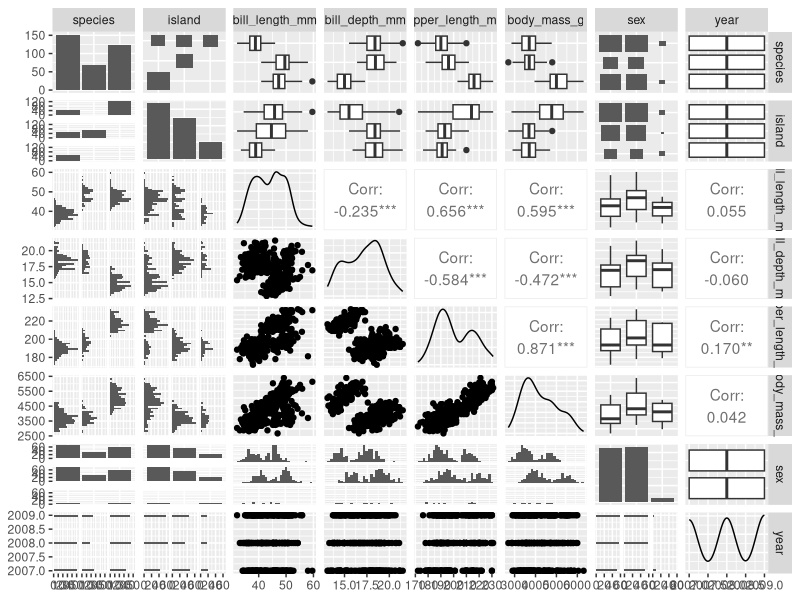
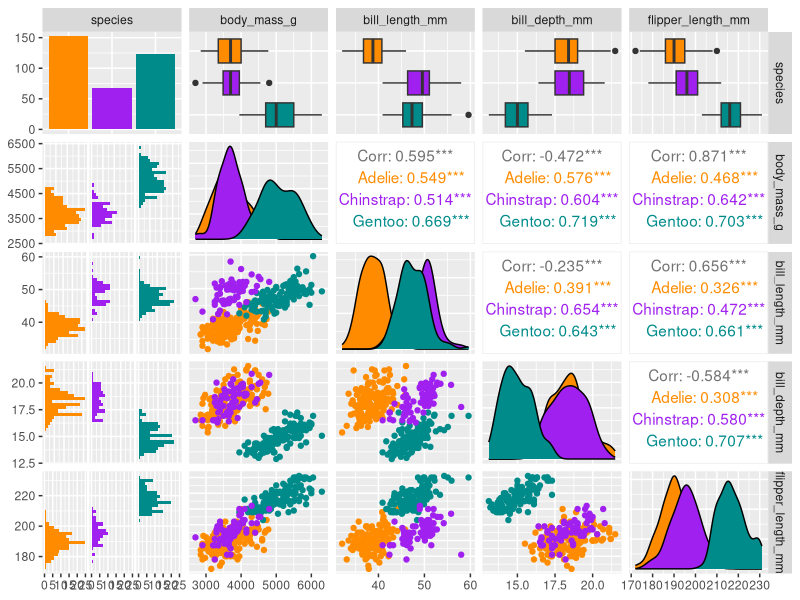

Reproduce these figures in R, in order.
## ---- chunk 1
library(GGally)
library(skimr)
library(palmerpenguins)
library(tidyverse)
## ---- chunk 2
names(penguins)

dim(penguins)

head(penguins)

tail(penguins)

summary(penguins)
## ---- chunk 3
# data exploration tool
skim(penguins)
## ---- chunk 4
ggpairs(penguins)
## ---- chunk 5
penguins %>%
  select(species, body_mass_g, ends_with("_mm")) %>% 
  GGally::ggpairs(aes(color = species)) +
  scale_colour_manual(values = c("darkorange","purple","cyan4")) +
  scale_fill_manual(values = c("darkorange","purple","cyan4"))
